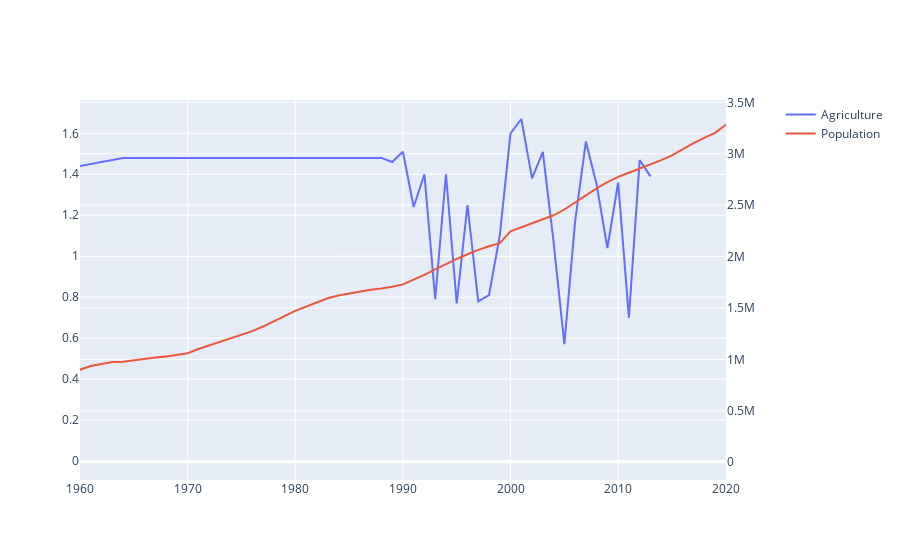

The cell this chart's notebook holds for it:
### Code cell
from plotly.subplots import make_subplots
import plotly.graph_objects as go


fig = make_subplots(specs=[[{'secondary_y':True}]])

fig.add_trace(
    go.Scatter(x=yearly_df['datetime'],y=yearly_df['Agriculture'], name='Agriculture'),
    secondary_y = False,
)

fig.add_trace(
    go.Scatter(x=yearly_df['datetime'],y=yearly_df['Population'], name='Population'),
    secondary_y = True,
)

start_date = "1960-01-01"
end_date = "2020-01-01"
fig.update_xaxes(type='date', range=[start_date, end_date])

fig.update_layout(
    hover
)

fig.show()

### Figure 1 — Plotly figure (JSON) as saved in the notebook; plotly's stock layout.template omitted (floating-point values rounded to 4 significant figures; data arrays with more than 128 entries replaced by an {"elided": "..."} marker saying what was removed)
{"data": [{"name": "Agriculture", "type": "scatter", "x": {"elided": "172 str values"}, "xaxis": "x", "y": {"elided": "172 float values"}, "yaxis": "y"}, {"name": "Population", "type": "scatter", "x": {"elided": "172 str values"}, "xaxis": "x", "y": {"elided": "172 float values"}, "yaxis": "y2"}], "layout": {"xaxis": {"anchor": "y", "domain": [0, 0.94], "range": ["1960-01-01", "2020-01-01"], "type": "date"}, "yaxis": {"anchor": "x", "domain": [0, 1]}, "yaxis2": {"anchor": "x", "overlaying": "y", "side": "right"}}}
